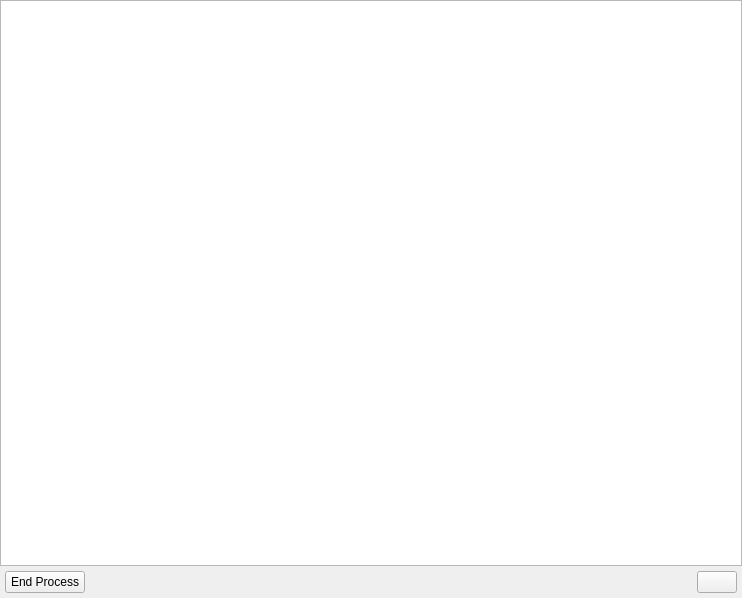
<?xml version="1.0" encoding="UTF-8"?>
<ui version="4.0">
 <class>Form</class>
 <widget class="QWidget" name="Form">
  <property name="geometry">
   <rect>
    <x>0</x>
    <y>0</y>
    <width>742</width>
    <height>598</height>
   </rect>
  </property>
  <property name="windowTitle">
   <string>Form</string>
  </property>
  <layout class="QVBoxLayout" name="verticalLayout">
   <property name="spacing">
    <number>0</number>
   </property>
   <property name="leftMargin">
    <number>0</number>
   </property>
   <property name="topMargin">
    <number>0</number>
   </property>
   <property name="rightMargin">
    <number>0</number>
   </property>
   <property name="bottomMargin">
    <number>0</number>
   </property>
   <item>
    <widget class="QTableView" name="proctable">
     <property name="alternatingRowColors">
      <bool>false</bool>
     </property>
     <property name="selectionMode">
      <enum>QAbstractItemView::SingleSelection</enum>
     </property>
     <property name="selectionBehavior">
      <enum>QAbstractItemView::SelectRows</enum>
     </property>
     <property name="showGrid">
      <bool>false</bool>
     </property>
     <property name="gridStyle">
      <enum>Qt::NoPen</enum>
     </property>
     <property name="sortingEnabled">
      <bool>true</bool>
     </property>
     <attribute name="horizontalHeaderMinimumSectionSize">
      <number>100</number>
     </attribute>
     <attribute name="horizontalHeaderDefaultSectionSize">
      <number>100</number>
     </attribute>
     <attribute name="horizontalHeaderHighlightSections">
      <bool>false</bool>
     </attribute>
     <attribute name="horizontalHeaderShowSortIndicator" stdset="0">
      <bool>true</bool>
     </attribute>
     <attribute name="verticalHeaderVisible">
      <bool>false</bool>
     </attribute>
     <attribute name="verticalHeaderCascadingSectionResizes">
      <bool>false</bool>
     </attribute>
     <attribute name="verticalHeaderDefaultSectionSize">
      <number>19</number>
     </attribute>
     <attribute name="verticalHeaderHighlightSections">
      <bool>false</bool>
     </attribute>
    </widget>
   </item>
   <item>
    <layout class="QHBoxLayout" name="horizontalLayout">
     <property name="leftMargin">
      <number>5</number>
     </property>
     <property name="topMargin">
      <number>5</number>
     </property>
     <property name="rightMargin">
      <number>5</number>
     </property>
     <property name="bottomMargin">
      <number>5</number>
     </property>
     <item>
      <widget class="QPushButton" name="end_proc_btn">
       <property name="sizePolicy">
        <sizepolicy hsizetype="Fixed" vsizetype="Fixed">
         <horstretch>0</horstretch>
         <verstretch>0</verstretch>
        </sizepolicy>
       </property>
       <property name="text">
        <string>End Process</string>
       </property>
       <property name="class" stdset="0">
        <string>proc_view_btn</string>
       </property>
      </widget>
     </item>
     <item>
      <spacer name="horizontalSpacer">
       <property name="orientation">
        <enum>Qt::Horizontal</enum>
       </property>
       <property name="sizeHint" stdset="0">
        <size>
         <width>40</width>
         <height>20</height>
        </size>
       </property>
      </spacer>
     </item>
     <item>
      <widget class="QPushButton" name="show_proc_properties_btn">
       <property name="sizePolicy">
        <sizepolicy hsizetype="Fixed" vsizetype="Fixed">
         <horstretch>0</horstretch>
         <verstretch>0</verstretch>
        </sizepolicy>
       </property>
       <property name="toolTip">
        <string extracomment="Show process properties"/>
       </property>
       <property name="toolTipDuration">
        <number>10</number>
       </property>
       <property name="text">
        <string/>
       </property>
       <property name="class" stdset="0">
        <string>proc_view_btn</string>
       </property>
      </widget>
     </item>
    </layout>
   </item>
  </layout>
 </widget>
 <resources/>
 <connections/>
</ui>
